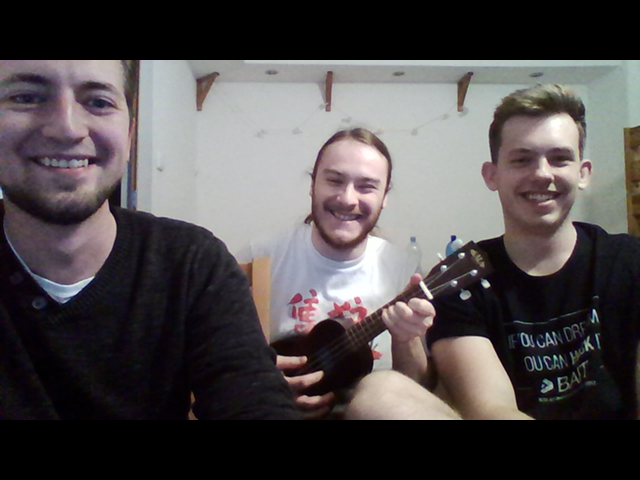
#> input picture opencv_frame_0.png, 640 x 480 px, given in place of the camera
$ python detection.py
#> lines starting #> are read from the running program, lines starting #| are printed output that depends on the picture; after the words box and inside, x2 and y2 are one past the last pixel; in counts of white or black regions, pixels touching at a corner belong together
import cv2
import numpy as np

cam = cv2.VideoCapture(0)

cv2.namedWindow("test")

img_counter = 0

while True:
    ret, frame = cam.read()
#> frame is the input picture: shape (480, 640, 3); mean B, G, R 77.3, 76.1, 81
    imgScale = 0.4
    newX, newY = frame.shape[1] * imgScale, frame.shape[0] * imgScale
#> newX = 256; newY = 192
    scaled_img = cv2.resize(frame, (int(newX), int(newY)))
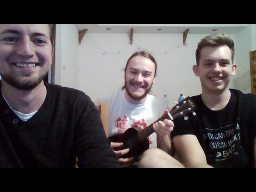
#> scaled_img: shape (192, 256, 3); mean B, G, R 77.3, 76, 81
    hsv_image = cv2.cvtColor(scaled_img, cv2.COLOR_BGR2HSV)
#> hsv_image: shape (192, 256, 3); mean H, S, V 72.8, 43.4, 83.5
    ycrcb_image = cv2.cvtColor(scaled_img, cv2.COLOR_BGR2YCrCb)
#> ycrcb_image: shape (192, 256, 3); mean of channels 0, 1, 2 77.7, 130.4, 127.8
    bgra = cv2.cvtColor(scaled_img, cv2.COLOR_BGR2BGRA)

    output_im = cv2.resize(frame, (int(newX), int(newY)))
    output_img = cv2.cvtColor(output_im, cv2.COLOR_BGR2GRAY)
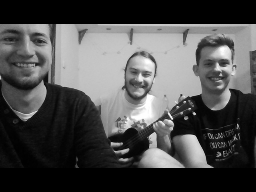
#> output_img: shape (192, 256); min 0, max 255, mean 77.7

    h_range = (0, 80)
    s_range = (0, 255)
    v_range = (148, 255)
    hsv_min = np.array([h_range[0], s_range[0], v_range[0]])
    hsv_max = np.array([h_range[1], s_range[1], v_range[1]])
    frame_threshed = cv2.inRange(hsv_image, hsv_min, hsv_max)
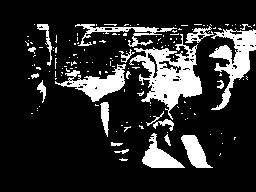
#> frame_threshed: shape (192, 256); 16.8% white; 152 white regions (131 under 20 px), largest, box (x1, y1, x2, y2) and area: (129, 34, 202, 120) 2428, (209, 29, 256, 110) 1463, (55, 64, 126, 102) 1039
    frame_threshed_closed = cv2.morphologyEx(frame_threshed, cv2.MORPH_CLOSE,
                                             cv2.getStructuringElement(cv2.MORPH_ELLIPSE, (5, 5)))
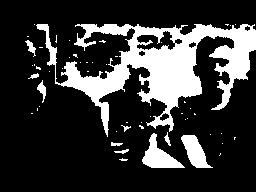
#> frame_threshed_closed: shape (192, 256); 21.4% white; 53 white regions (43 under 20 px), largest, box (x1, y1, x2, y2) and area: (36, 24, 256, 137) 8836, (142, 133, 185, 168) 657, (181, 135, 213, 168) 542
    y_range = (0, 80)
    cr_range = (0, 80)
    cb_range = (0, 80)

    r_range = (0, 80)
    g_range = (0, 80)
    b_range = (0, 80)

    cv2.imshow("Show by CV2", frame_threshed_closed)
    if not ret:
        break
    k = cv2.waitKey(1)
#> (key Esc is pressed here)

    if k % 256 == 27:
        # ESC pressed
        print("Escape hit, closing...")
        break
    elif k % 256 == 32:
        print("%d x %d" % (len(hsv_image), len(hsv_image[0])))
        h_table = []
        s_table = []
        for i in range(0, len(hsv_image)):
            for j in range(0, len(hsv_image[0])):
                h = hsv_image[i][j][0] * 2
                s = hsv_image[i][j][1] / 255
                b = scaled_img[i][j][0]
                g = scaled_img[i][j][1]
                r = scaled_img[i][j][2]
                y = ycrcb_image[i][j][0]
                cr = ycrcb_image[i][j][1]
                cb = ycrcb_image[i][j][2]

                if h <= 50.0 and 0.23 <= s <= 0.68 and r > 95 and g > 40 and b > 20 and r > g and r > b and abs(
                        r - g) > 15:
                    output_img[i][j] = 255
                elif r > 95 and g > 40 and b > 20 and r > g and r > b and abs(
                        r - g) > 15 and cr > 135 and cb > 85 and y > 80 and cr <= ((1.5862 * cb) + 20) and cr >= (
                        (0.3448 * cb) + 76.2069) and cr >= ((-4.5652 * cb) + 234.5652) and cr <= (
                        (-1.15 * cb) + 301.75) and cr <= ((-2.2857 * cb) + 432.85):
                    output_img[i][j] = 255
                else:
                    output_img[i][j] = 0

        # SPACE pressed
        img_name = "opencv_frame_{}.png".format(img_counter)
        cv2.imwrite(img_name, output_img)
        print("{} written!".format(img_name))
        img_counter += 1

cam.release()

cv2.destroyAllWindows()
